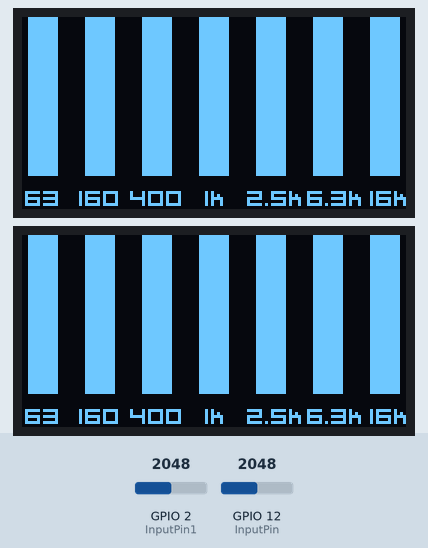
This program was run on a simulated ESP32. On the bench: 2 × 128×64 one-colour display. The inputs (shaded band) are chosen by the test bench; at power-on: GPIO 2 (InputPin1) = 2048, GPIO 12 (InputPin) = 2048. What the program prints to the serial monitor is not drawn.

Above: at 1.2 s.
1.3 s: GPIO 2 (InputPin1) set to 491
At 2.6 s:
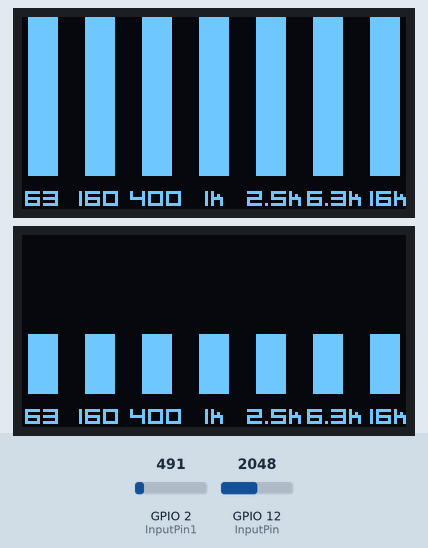
4.3 s: GPIO 12 (InputPin) set to 491
At 6.1 s:
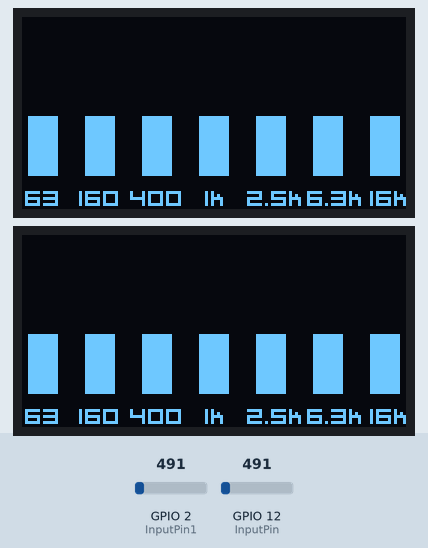
6.3 s: GPIO 2 (InputPin1) set to 0
At 6.5 s:
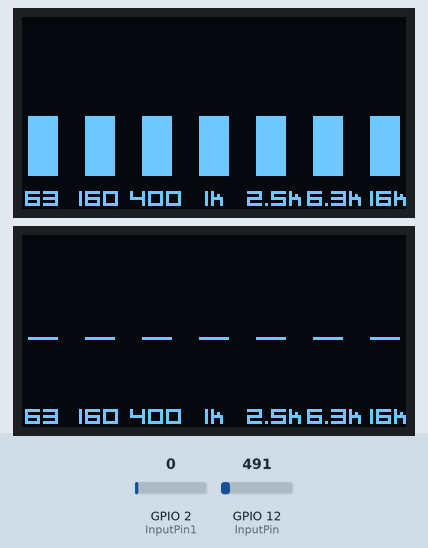
7.8 s: GPIO 12 (InputPin) set to 1228
At 8.8 s:
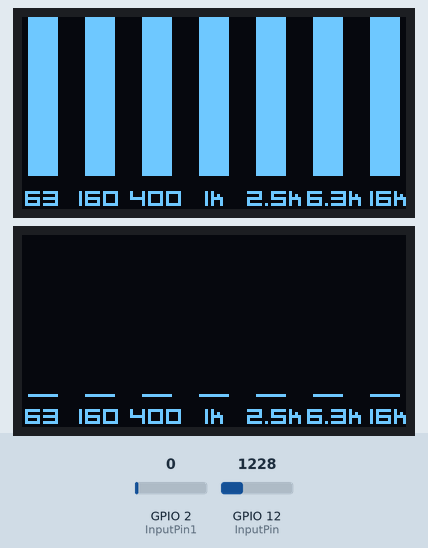
9.3 s: GPIO 12 (InputPin) set to 0
At 9.5 s:
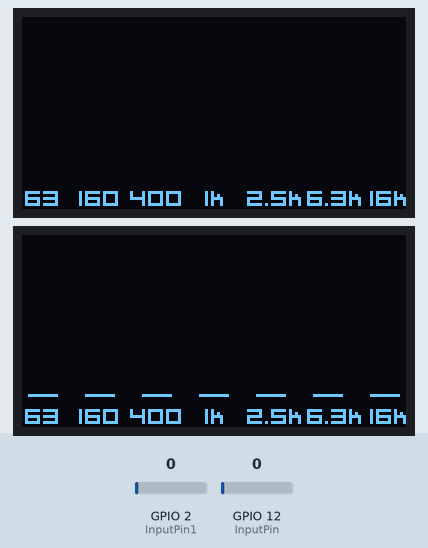
10.8 s: GPIO 2 (InputPin1) set to 1228
At 13.6 s:
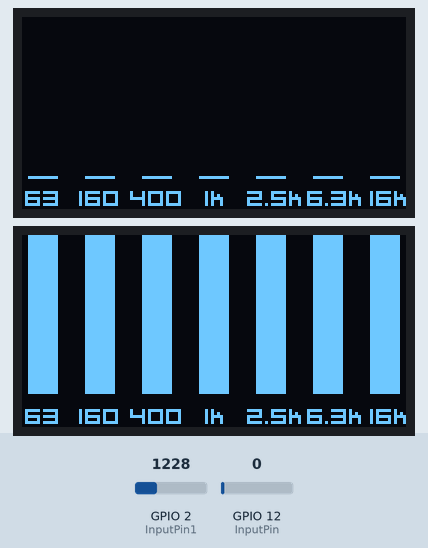
Timing chart, 0 to 13.9 s (numbered marks = the images above; inputs shaded):
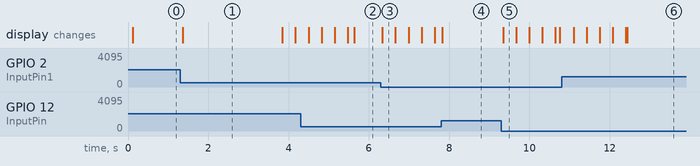

Measured:
- after the input at 1.3 s, the display: changes after 0.06 s (image 1)
- after the input at 9.3 s, the display: changes at once (image 5)
- what the display in image 1 shows lasts 2.4 s, from 1.4 s to 3.8 s

The program:

main.cpp
```cpp
#include <SPI.h>
#include <Wire.h>
#include <Adafruit_GFX.h>
#include <Adafruit_SSD1306.h>
#include <AudioAnalyzer.h>

#include <Fonts/Org_01.h>

#define SCREEN_WIDTH 128
#define SCREEN_HEIGHT 64

#define StrobePin GPIO_NUM_14
#define ResetPin GPIO_NUM_13
#define InputPin GPIO_NUM_12

#define StrobePin1 GPIO_NUM_15
#define ResetPin1 GPIO_NUM_4
#define InputPin1 GPIO_NUM_2


#define OLED_RESET     -1
Adafruit_SSD1306 display(SCREEN_WIDTH, SCREEN_HEIGHT, &Wire, OLED_RESET);
Adafruit_SSD1306 display1(SCREEN_WIDTH, SCREEN_HEIGHT, &Wire, OLED_RESET);

Analyzer Audio = Analyzer(StrobePin, ResetPin, InputPin);
Analyzer Audio1 = Analyzer(StrobePin1, ResetPin1, InputPin1);

byte audio_bar_height[7];
byte audio_bar_peak[7];

int freqVal[7];
int freqVal1[7];

byte audio_bar_height1[7];
byte audio_bar_peak1[7];


void setup() {
  Serial.begin(9600);

  if(!display.begin(SSD1306_SWITCHCAPVCC, 0x3C)) {
    Serial.println(F("SSD1306 allocation failed"));
    for(;;);
  }else{
    Serial.println("DISPLAY 0 CONNECTED!");
  }

  if(!display1.begin(SSD1306_SWITCHCAPVCC, 0x3D)) { // Address 0x3D for 128x64
    Serial.println(F("SSD1306 allocation failed"));
    for(;;); // Don't proceed, loop forever
  } else{
    Serial.println("DISPLAY 1 CONNECTED!");
  }

  Audio.Init();
  Audio1.Init();
}


void analyze1(){
  Audio1.ReadFreq(freqVal1);
  display1.clearDisplay();

  for (int i=0; i<7; i++) {

    audio_bar_height1 [i] = map(max((freqVal1 [i]-100), 0) , 0, 1024, 0, 53);
    if(audio_bar_peak1[i]<audio_bar_height1[i]){
      audio_bar_peak1[i]=audio_bar_height1[i];
    } else if(audio_bar_peak1[i]>audio_bar_height1[i]){
      audio_bar_peak1[i]--;
    }


    display1.fillRect(2 + i*19,53-audio_bar_height1[i], 10, audio_bar_height1[i], SSD1306_WHITE);
    display1.fillRect(2 + i*19,53-audio_bar_peak1[i], 10, 1, SSD1306_WHITE);

  }

  display1.setFont(&Org_01);
  display1.setTextSize(1);
  display1.setTextColor(SSD1306_WHITE);

  display1.setCursor(1, 62);
  display1.print("63");

  display1.setCursor(19, 62);
  display1.print("160");

  display1.setCursor(36, 62);
  display1.print("400");

  display1.setCursor(61, 62);
  display1.print("1k");

  display1.setCursor(75, 62);
  display1.print("2.5k");

  display1.setCursor(95, 62);
  display1.print("6.3k");

  display1.setCursor(116, 62);
  display1.print("16k");

  display1.display();
}

void analyze(){

  Audio.ReadFreq(freqVal);
  display.clearDisplay();

  for (int i=0; i<7; i++) {
    audio_bar_height [i] = map(max((freqVal [i]-100), 0) , 0, 1024, 0, 53);
    if(audio_bar_peak[i]<audio_bar_height[i]){
      audio_bar_peak[i]=audio_bar_height[i];
    } else if(audio_bar_peak[i]>audio_bar_height[i]){
      audio_bar_peak[i]--;
    }


    display.fillRect(2 + i*19,53-audio_bar_height[i], 10, audio_bar_height[i], SSD1306_WHITE);
    display.fillRect(2 + i*19,53-audio_bar_peak[i], 10, 1, SSD1306_WHITE);

  }

  display.setFont(&Org_01);
  display.setTextSize(1);
  display.setTextColor(SSD1306_WHITE);

  display.setCursor(1, 62);
  display.print("63");

  display.setCursor(19, 62);
  display.print("160");

  display.setCursor(36, 62);
  display.print("400");

  display.setCursor(61, 62);
  display.print("1k");

  display.setCursor(75, 62);
  display.print("2.5k");

  display.setCursor(95, 62);
  display.print("6.3k");

  display.setCursor(116, 62);
  display.print("16k");

  display.display();
}

void loop() {

  analyze();
  analyze1();


}
```
